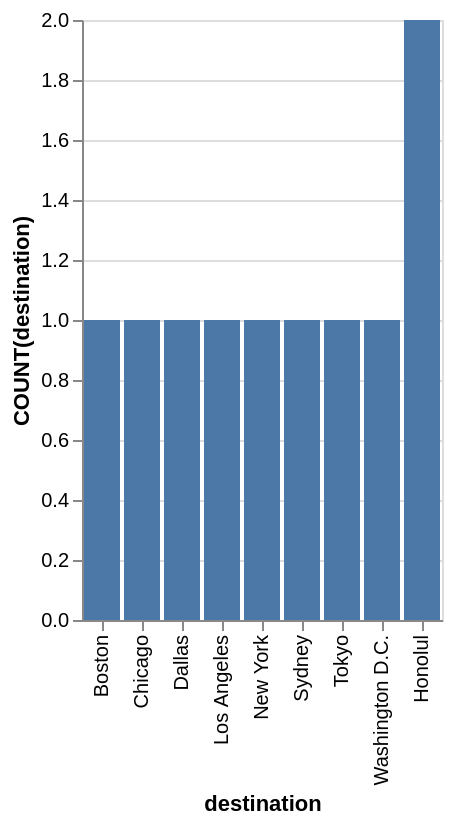

Source (Vega-Lite JSON):
### Vega-Lite specification from a JSON file in a GitHub repository (floating-point values rounded to 4 significant figures)
{"data": {"values": [{"x_data": "Boston", "y_data": 1}, {"x_data": "Chicago", "y_data": 1}, {"x_data": "Dallas", "y_data": 1}, {"x_data": "Honolul", "y_data": 2}, {"x_data": "Los Angeles", "y_data": 1}, {"x_data": "New York", "y_data": 1}, {"x_data": "Sydney", "y_data": 1}, {"x_data": "Tokyo", "y_data": 1}, {"x_data": "Washington D.C.", "y_data": 1}]}, "mark": "bar", "encoding": {"x": {"field": "x_data", "type": "nominal", "title": "destination", "sort": {"op": "sum", "field": "y_data", "order": "ascending"}}, "y": {"field": "y_data", "type": "quantitative", "title": "COUNT(destination)"}}}
